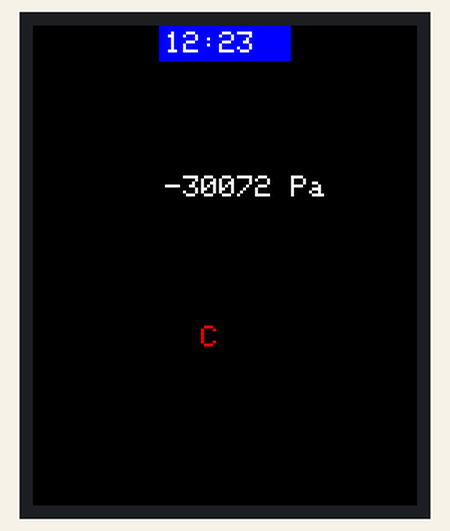
Simulated run of this sketch. Board: Arduino Uno, built with avr-gcc and run on an emulated ATmega328P. Parts: 128×160 colour display.

Above: at 0.2 s.

The sketch:

st7735DEMO.ino
```cpp
#include "struct.h"
#include "st7735.h"
void setup() {
  // put your setup code here, to run once:
  initDatas();
  initST();
}

void loop() {
  // put your main code here, to run repeatedly:
  loopST(s);
  delay(900);
}
void initDatas(){
  s.meteo.pressure=101000;
  s.meteo.temp=40.54;
  s.meteo.rhumidity=60.0F;
  s.geo.alt=1000.0F;
  s.tm.Hour=12;
  s.tm.Minute=23;
}
```

st7735.cpp
```cpp
#include "st7735.h"
Adafruit_ST7735 tft = Adafruit_ST7735(TFT_CS, TFT_DC, TFT_RST);
void showTime(char*);
void showPressure(char*);
void showtemp(char*);
void initFrame();
void initST() {
  tft.initR(INITR_BLACKTAB);      // Init ST7735S chip, black tab
  tft.fillScreen(ST77XX_BLACK);
  initFrame();
}

void loopST(S_Datas datas) {
  char buff[15]="";
  sprintf(buff,"%02d:%02d",datas.tm.Hour,datas.tm.Minute);
  showTime(buff);
  sprintf(buff,"%6d Pa",datas.meteo.pressure);
  showPressure(buff);
  sprintf(buff," C",datas.meteo.temp);
  showtemp(buff);
}
void initFrame(){

}
void showTime(char* str)
{
  tft.fillRect(POS_TIME_X-2,POS_TIME_Y-2,44,12, ST77XX_BLUE);
  tft.setCursor(POS_TIME_X,POS_TIME_Y);
  tft.setTextColor(ST77XX_WHITE);
  tft.print(str);
}

void showPressure(char* str)
{
  tft.fillRect(POS_PRESS_X-44,POS_PRESS_Y-2,50,12, ST77XX_BLACK);
  tft.setCursor(POS_PRESS_X,POS_PRESS_Y);
  tft.setTextColor(ST77XX_WHITE);
  tft.print(str);
}

void showtemp(char* str)
{
  tft.fillRect(POS_TEMP_X-50,POS_TEMP_Y-2,100,12, ST77XX_BLACK);
  tft.setCursor(POS_TEMP_X,POS_TEMP_Y);
  tft.setTextColor(ST77XX_RED);
  tft.print(str);
}
```

st7735.h
```cpp
#ifndef __ST7735
#define __ST7735
#include "struct.h"
  #include <Adafruit_ST77xx.h>
  #include <Adafruit_ST7789.h>
  #include <Adafruit_ST7735.h>
    #define TFT_CS        7
  #define TFT_RST        8 // Or set to -1 and connect to Arduino RESET pin
  #define TFT_DC         9

  #define POS_TIME_X 44
  #define POS_TIME_Y 2

  #define POS_PRESS_X 44
  #define POS_PRESS_Y 50

    #define POS_TEMP_X 50
  #define POS_TEMP_Y 100

void initST();
void loopST( S_Datas);
#endif
```

struct.h
```cpp
#if !defined(__STRUCT)
#define __STRUCT
#include <TimeLib.h>
typedef struct S_Meteo{
  uint32_t pressure;
  float temp;
  float rhumidity;
}smeteo;
typedef struct S_Geo{
  int16_t alt;
}sgeo;
typedef struct S_Datas{
  S_Meteo meteo;
  S_Geo geo;
  tmElements_t tm;
}sdatas;
static S_Datas s;
#endif
```
